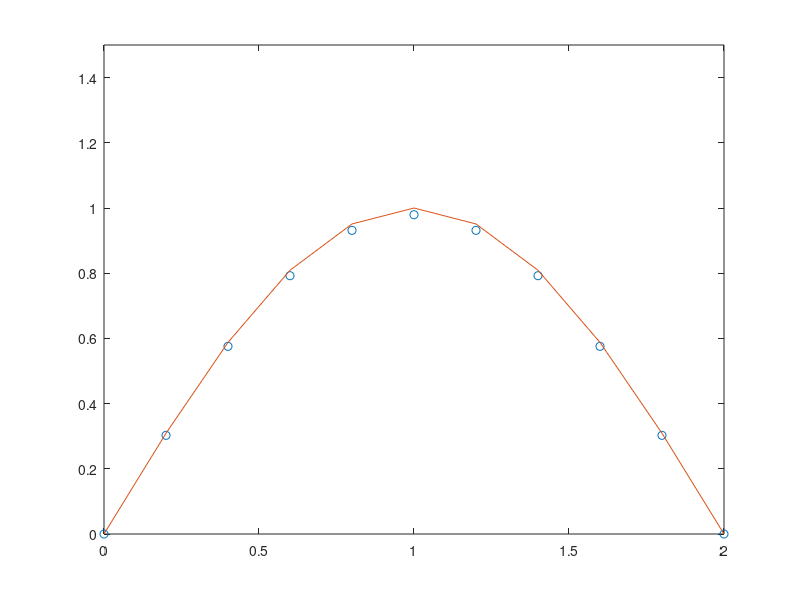

This figure's MATLAB source:
function [wnew,decay]=wave_forwardDiff()
% This function looks to solve the heat equation using a forward difference
% Pretty sure the author is T. Roberts

% Comments and such added by T. Mitchell (May, 2019)
M=10;       % Number of intervals
L=2.0;      % Spatial domain length
dx=L/M;     % Discrete point spacing
x=0:dx:L;

Tmax=1.0    % End simulated time
dt=0.04;    % Time step
Nt=Tmax/dt; % Number of time steps

D=0.5; 

%Check Stability:
sigma = dt*D/dx^2;
if sigma > 0.5
    disp(['Update your stabilisers... CFL =', num2str( sigma )])
    return
end

% Zeroth time step
wold = icf1(x, L); %calculate the initial condition
wnew = wold;    %initialise wnew for memory
% Boundary conditions
wold(1  )=0.;
wold(M+1)=0.;

% Main iteration
for k=1:Nt
    for i=2:M
      wnew(i)=wold(i)+sigma*(wold(i-1)-2.*wold(i)+wold(i+1));
    end
    % Apply boundary conditions
    wnew(1)=0.;
    wnew(M+1)=0.;
    wold=wnew;
end

% Plot result
wex=exact1(x,Tmax,D,L);
decay=exp(- D* pi^2 *Tmax / L^2);
plot(x,wnew/decay,'o',x,wex/decay)
axis([0 2 0 1.5])
%ans=1;

end

function [f]=icf1(x,L)
f=sin(pi*x/L);
end

function [ex]=exact1(x,t,D,L)
ex=sin( pi*x / L ) .*exp(- D* pi^2 *t / L^2);
end
